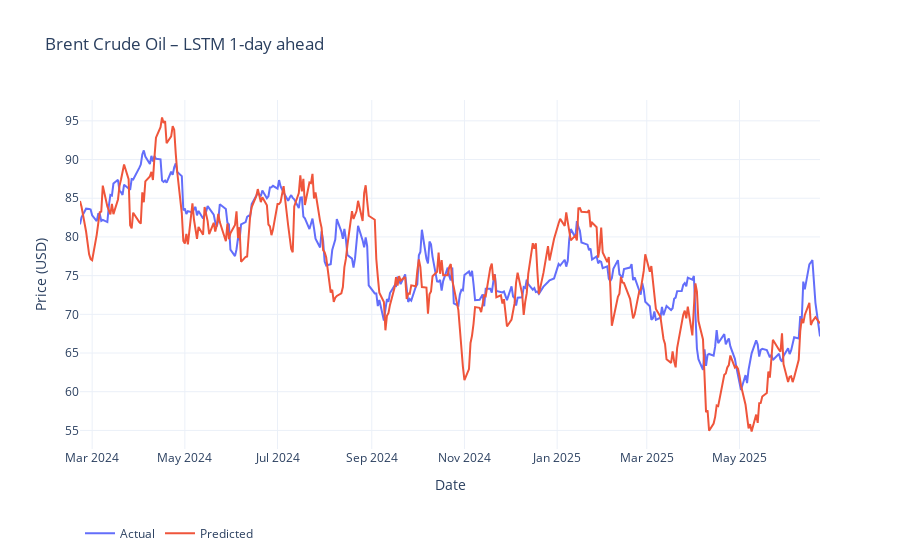

This figure's notebook cell:
### Code cell
# ───────────────────── 1. LIBRERIE ─────────────────────
import yfinance as yf
import pandas as pd
import numpy as np
import torch
import torch.nn as nn
from torch.utils.data import Dataset, DataLoader
from sklearn.preprocessing import StandardScaler
from sklearn.metrics import mean_squared_error, mean_absolute_error, r2_score, explained_variance_score
import plotly.graph_objects as go

# ───────────────────── 2. SEED & DEVICE ─────────────────────
SEED = 42
np.random.seed(SEED)
torch.manual_seed(SEED)
device = torch.device('cuda' if torch.cuda.is_available() else 'cpu')

# ───────────────────── 3. DOWNLOAD & PREPROCESSING ─────────────────────
df = (
    yf.download("BZ=F", start="2011-06-13", end="2025-06-25")[['Close']]
      .rename(columns={'Close':'Price'})
      .dropna()
)

emb = (
    pd.read_csv("../Data/raw/news_embeddings_only_final.csv", parse_dates=['Date'])
      .set_index('Date')
)
#emb = emb.reindex(df.index).ffill().bfill()

for col in emb.columns:
    df[col] = emb[col]
emb_cols = [col for col in emb.columns if col.startswith('emb_')]

for lag in range(1, 6):
    df[f'price_lag_{lag}'] = df['Price'].shift(lag)

# Aggiorna feat_cols
feat_cols = [
    'Price',
    'price_lag_1','price_lag_2','price_lag_3','price_lag_4','price_lag_5',
] + emb_cols

HORIZON = 1
df['target'] = df['Price'].shift(-HORIZON)
df.dropna(inplace=True)

WINDOW = 5


# ───────────────────── 4. SPLIT & SCALING ─────────────────────
n = len(df)
i1, i2 = int(n*0.8), int(n*0.9)
train_df, val_df, test_df = df.iloc[:i1], df.iloc[i1:i2], df.iloc[i2:]

sx = StandardScaler().fit(train_df[feat_cols])
sy = StandardScaler().fit(train_df[['target']])
for split in (train_df, val_df, test_df):
    split[feat_cols] = sx.transform(split[feat_cols])
    split['target']  = sy.transform(split[['target']])

# ───────────────────── 5. DATASET & DATALOADER ─────────────────────
class SeqDS(Dataset):
    def __init__(self, df):
        X, y = [], []
        for i in range(len(df)-WINDOW-HORIZON+1):
            X.append(df[feat_cols].iloc[i:i+WINDOW].values)
            y.append(df['target'].iloc[i+WINDOW+HORIZON-1])
        self.X = torch.tensor(np.stack(X), dtype=torch.float32)
        self.y = torch.tensor(y, dtype=torch.float32).unsqueeze(1)
    def __len__(self): return len(self.X)
    def __getitem__(self, idx): return self.X[idx], self.y[idx]

train_dl = DataLoader(SeqDS(train_df), batch_size=32, shuffle=True)
val_dl   = DataLoader(SeqDS(val_df),   batch_size=32)
test_dl  = DataLoader(SeqDS(test_df),  batch_size=32)

# ───────────────────── 6. MODELLO: LSTM UNIDIREZIONALE ─────────────────────
class LSTMForecast(nn.Module):
    def __init__(self, n_in, hidden=64, layers=2, drop=0.2):
        super().__init__()
        self.lstm = nn.LSTM(
            input_size=n_in,
            hidden_size=hidden,
            num_layers=layers,
            batch_first=True,
            dropout=drop
        )
        self.fc = nn.Linear(hidden, 1)
    def forward(self, x):
        # out: (batch, seq_len, hidden)
        out, _ = self.lstm(x)
        # prendo l'ultimo time‐step
        last = out[:, -1, :]
        return self.fc(last)

model   = LSTMForecast(len(feat_cols)).to(device)
opt     = torch.optim.AdamW(model.parameters(), lr=1e-3)
loss_fn = nn.MSELoss()

# ───────────────────── 7. TRAIN + EARLY STOPPING ─────────────────────
best_val, wait, patience = float('inf'), 0, 3
for epoch in range(1,51):
    model.train()
    train_loss = 0
    for xb,yb in train_dl:
        xb,yb = xb.to(device), yb.to(device)
        opt.zero_grad()
        loss = loss_fn(model(xb), yb)
        loss.backward()
        opt.step()
        train_loss += loss.item() * xb.size(0)
    train_loss /= len(train_dl.dataset)

    model.eval()
    val_loss = 0
    with torch.no_grad():
        for xb,yb in val_dl:
            xb,yb = xb.to(device), yb.to(device)
            val_loss += loss_fn(model(xb), yb).item() * xb.size(0)
    val_loss /= len(val_dl.dataset)

    print(f"Epoch {epoch:02d} — Train MSE: {train_loss:.5f}, Val MSE: {val_loss:.5f}")
    if val_loss < best_val:
        best_val, wait = val_loss, 0
        torch.save(model.state_dict(), 'best_lstm.pt')
    else:
        wait += 1
        if wait >= patience:
            print("Early stopping")
            break

model.load_state_dict(torch.load('best_lstm.pt'))

# ───────────────────── 8. TEST & METRICHE ─────────────────────
model.eval()
preds, ys = [], []
with torch.no_grad():
    for xb,yb in test_dl:
        xb = xb.to(device)
        out = model(xb).cpu().numpy().flatten()
        preds.extend(out); ys.extend(yb.numpy().flatten())

preds = sy.inverse_transform(np.array(preds).reshape(-1,1)).flatten()
ys    = sy.inverse_transform(np.array(ys   ).reshape(-1,1)).flatten()

print("RMSE:", np.sqrt(mean_squared_error(ys,preds)))
print("MAE :", mean_absolute_error(ys,preds))
print("R²  :", r2_score(ys,preds))
print("Explained Var:", explained_variance_score(ys,preds))

# ───────────────────── 9. PLOT (date reali) ─────────────────────
dates = test_df.index[WINDOW + np.arange(len(preds))]
fig = go.Figure([
    go.Scatter(x=dates, y=ys,   mode='lines', name='Actual'),
    go.Scatter(x=dates, y=preds, mode='lines', name='Predicted'),
])
fig.update_layout(
    title="Brent Crude Oil – LSTM 1-day ahead",
    xaxis_title="Date", yaxis_title="Price (USD)",
    template="plotly_white",
    legend=dict(orientation='h', y=-0.2)
)
fig.show()

### Figure 1 — Plotly figure (JSON) as saved in the notebook; plotly's stock layout.template omitted (floating-point values rounded to 4 significant figures; data arrays with more than 128 entries replaced by an {"elided": "..."} marker saying what was removed)
{"data": [{"mode": "lines", "name": "Actual", "type": "scatter", "x": {"elided": "333 str values"}, "y": {"elided": "333 float values"}}, {"mode": "lines", "name": "Predicted", "type": "scatter", "x": {"elided": "333 str values"}, "y": {"elided": "333 float values"}}], "layout": {"legend": {"orientation": "h", "y": -0.2}, "title": {"text": "Brent Crude Oil – LSTM 1-day ahead"}, "xaxis": {"title": {"text": "Date"}}, "yaxis": {"title": {"text": "Price (USD)"}}}}
